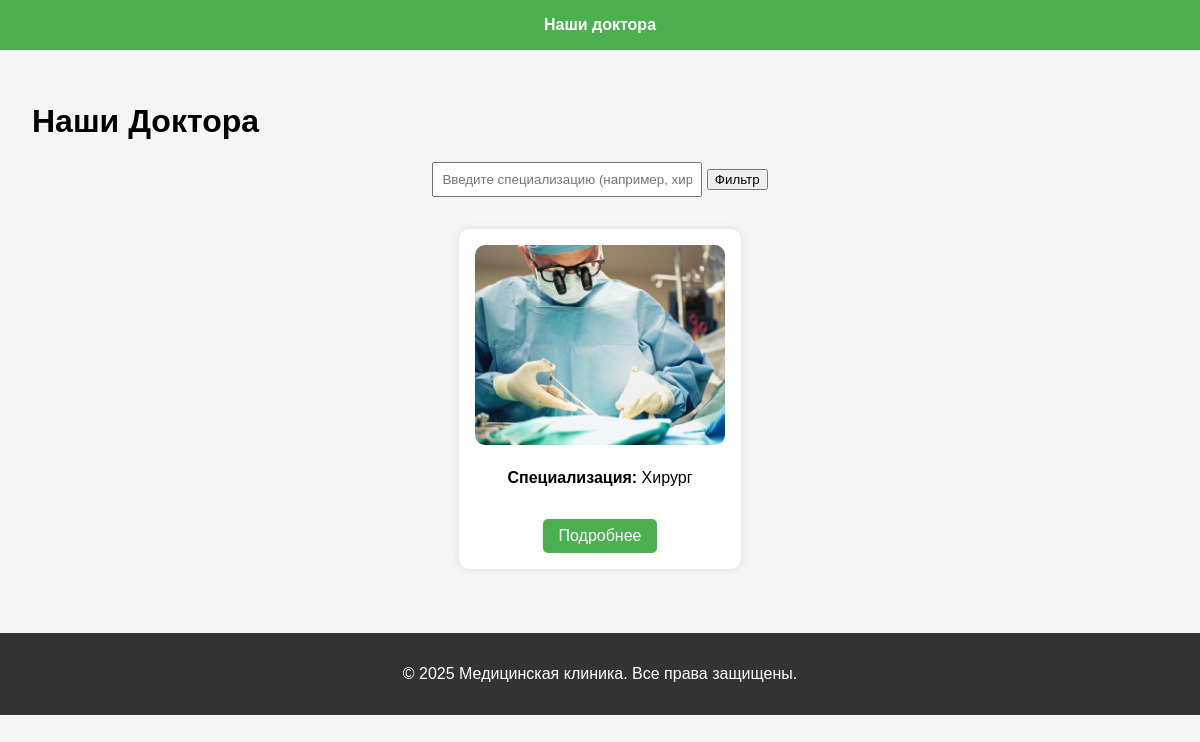
The app's page /doctors/ with its own data.
### appointments/models.py (models this page shows, shortened)
class Doctor(models.Model):
    user = models.OneToOneField(settings.AUTH_USER_MODEL, on_delete=models.CASCADE)
    specialization = models.ForeignKey(Specialization, on_delete=models.SET_NULL, null=True)
    photo = models.ImageField(upload_to='doctors/')
    achievements = models.TextField(default='Нет достижений')

class Specialization(models.Model):
    name = models.CharField(max_length=100)
    def __str__(self):
        return self.name

### appointments/views.py (the view)
# urls.py: path('doctors/', views.doctors_list, name='doctors_list'),  # Список докторов
def doctors_list(request):
    specialization=request.GET.get('specialization')
    if specialization:
        doctors=Doctor.objects.filter(specialization__iexact=specialization)
    else:
        doctors=Doctor.objects.all()
    return render(request, 'doctors_list.html', {'doctors': doctors})

### templates/doctors_list.html (shortened to what this page needs)
{% extends 'base.html' %}
{% block content %}
<h1>Наши Доктора</h1>
<form method="get" class="filter-form">
    <input type="text" name="specialization" placeholder="Введите специализацию (например, хирург)" value="{{ request.GET.specialization }}">
    <button type="submit">Фильтр</button>
</form>
<div class="doctor-list">
    {% for doctor in doctors %}
        <div class="doctor-card">
            <img src="{{ doctor.photo.url }}" alt="Фото доктора">
            <p><strong>Специализация:</strong> {{ doctor.specialization }}</p>
            <a href="{% url 'doctor_detail' doctor.id %}" class="button">Подробнее</a>
        </div>
    {% empty %}
        <p>Доктора не найдены.</p>
    {% endfor %}
</div>
{% endblock %}

### static/clinic/style.css (style rules this page uses)
body { font-family: 'Arial', sans-serif; background-color: #f5f5f5; margin: 0; padding: 0; }
.doctor-list { display: flex; flex-wrap: wrap; gap: 2rem; justify-content: center; }
.doctor-card { background: white; padding: 1rem; border-radius: 10px; box-shadow: 0 0 10px rgba(0,0,0,0.1); text-align: center; width: 250px; }
.doctor-card img { width: 100%; height: 200px; object-fit: cover; border-radius: 10px; }
.button { display: inline-block; margin-top: 1rem; padding: 0.5rem 1rem; background-color: #4CAF50; color: white; text-decoration: none; border-radius: 5px; }
.filter-form { margin-bottom: 2rem; text-align: center; }
.filter-form input { padding: 0.5rem; width: 250px; }

### records on screen
Doctor: photo (picture), specialization "Хирург"
